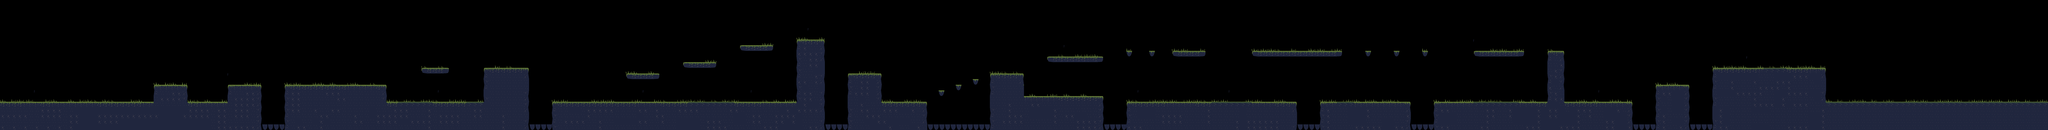

Rendered tile map (Tiled .tmx) drawn with the repository's tilesets; below, a short description and the map source with its tile grids summarised:
An orthogonal 360x23 tile map with 32x32 px tiles, 2 tile layers (Blocks, Props) and 76 objects (9x spike, 7x ground_mon_1, 7x ground_mon_2, startRect, bossState, ...).

<map version="1.10" tiledversion="1.10.1" orientation="orthogonal" renderorder="right-down" width="360" height="23" tilewidth="32" tileheight="32" infinite="0" nextlayerid="13" nextobjectid="310">
 <tileset firstgid="1" source="Stage1.tsx" />
 <layer id="1" name="Blocks" width="360" height="23">
  <data>[8280 cells, 2173 non-empty, 18 distinct tile ids]</data>
 </layer>
 <layer id="8" name="Props" width="360" height="23">
  <data>[8280 cells, 542 non-empty, 13 distinct tile ids]</data>
 </layer>
 <objectgroup id="7" name="Blocks">
  <object id="60" x="0" y="576" width="864" height="32" />
  <object id="64" x="1056" y="576" width="224" height="32" />
  <object id="69" x="1600" y="480" width="576" height="224" />
  <object id="71" x="2176" y="576" width="544" height="32" />
  <object id="75" x="2368" y="384" width="160" height="32" />
  <object id="76" x="2720" y="384" width="256" height="32" />
  <object id="77" x="2944" y="416" width="32" height="288" />
  <object id="81" x="3104" y="576" width="1376" height="128" />
  <object id="92" x="5568" y="416" width="192" height="288" />
  <object id="93" x="4960" y="576" width="256" height="128" />
  <object id="98" x="5280" y="512" width="32" height="32" />
  <object id="102" x="5888" y="320" width="320" height="32" />
  <object id="111" x="6336" y="576" width="960" height="128" />
  <object id="114" x="7424" y="576" width="512" height="128" />
  <object id="117" x="8064" y="576" width="640" height="128" />
  <object id="118" x="5760" y="544" width="448" height="160" />
  <object id="119" x="6336" y="288" width="32" height="32" />
  <object id="120" x="6592" y="288" width="192" height="32" />
  <object id="121" x="7040" y="288" width="512" height="32" />
  <object id="123" x="7680" y="288" width="32" height="32" />
  <object id="210" x="7840" y="288" width="32" height="32" />
  <object id="128" x="8000" y="288" width="32" height="32" />
  <object id="129" x="8288" y="288" width="288" height="32" />
  <object id="131" x="8704" y="288" width="96" height="288" />
  <object id="141" x="8800" y="576" width="384" height="124" />
  <object id="145" x="9312" y="480" width="192" height="224" />
  <object id="167" x="9632" y="384" width="640" height="320" />
  <object id="169" x="10272" y="576" width="1248" height="32" />
  <object id="222" x="-32" y="0" width="32" height="576" />
  <object id="240" x="864" y="480" width="192" height="96" />
  <object id="258" x="2720" y="416" width="32" height="160" />
  <object id="261" x="3840" y="352" width="192" height="32" />
  <object id="262" x="4160" y="256" width="192" height="32" />
  <object id="264" x="4480" y="224" width="160" height="480" />
  <object id="266" x="4768" y="416" width="192" height="288" />
  <object id="267" x="5376" y="480" width="32" height="32" />
  <object id="270" x="5472" y="448" width="32" height="32" />
  <object id="272" x="6464" y="288" width="32" height="32" />
  <object id="282" x="3520" y="416" width="192" height="32" />
  <object id="301" x="1280" y="480" width="192" height="224" />
 </objectgroup>
 <objectgroup id="2" name="Player">
  <object id="2" name="startRect" x="128" y="480" width="32" height="94" />
  <object id="177" name="bossState" x="10144" y="288" width="32" height="94" />
  <object id="306" name="endRect" x="11520" y="0" width="32" height="576" />
 </objectgroup>
 <objectgroup id="9" name="SpecialBlocks">
  <object id="179" name="spike" x="1472" y="704" width="128" height="32" />
  <object id="180" name="spike" x="2976" y="704" width="128" height="32" />
  <object id="181" name="spike" x="4640" y="704" width="128" height="32" />
  <object id="182" name="spike" x="5216" y="704" width="352" height="32" />
  <object id="183" name="spike" x="6208" y="704" width="128" height="32" />
  <object id="184" name="spike" x="7296" y="704" width="128" height="32" />
  <object id="185" name="spike" x="7936" y="704" width="128" height="32" />
  <object id="186" name="spike" x="9185" y="705" width="128" height="30" />
  <object id="187" name="spike" x="9504" y="704" width="128" height="32" />
 </objectgroup>
 <objectgroup id="5" name="SpecialProps">
  <object id="250" name="switch" x="7488" y="544" width="32" height="32" />
  <object id="251" name="sign1" x="448" y="544" width="32" height="32" />
  <object id="252" name="sign2" x="608" y="544" width="32" height="32" />
  <object id="253" name="sign3" x="928" y="448" width="32" height="32" />
  <object id="254" name="sign4" x="1376" y="448" width="32" height="32" />
  <object id="255" name="sign5" x="1632" y="448" width="32" height="32" />
  <object id="309" name="wall" x="8704" y="0" width="32" height="288" />
 </objectgroup>
 <objectgroup id="3" name="GroundMonster">
  <object id="4" name="ground_mon_1" x="2208" y="512" width="480" height="64" />
  <object id="9" name="ground_mon_2" x="1728" y="416" width="352" height="64" />
  <object id="15" name="ground_mon_2" x="3136" y="512" width="480" height="64" />
  <object id="16" name="ground_mon_2" x="3968" y="512" width="480" height="64" />
  <object id="17" name="ground_mon_1" x="3520" y="512" width="480" height="64" />
  <object id="36" name="ground_mon_1" x="6368" y="512" width="480" height="64" />
  <object id="37" name="ground_mon_2" x="6784" y="512" width="480" height="64" />
  <object id="42" name="ground_mon_2" x="8096" y="512" width="576" height="64" />
  <object id="54" name="ground_mon_1" x="7072" y="224" width="452" height="64" />
  <object id="278" name="ground_mon_1" x="7456" y="512" width="448" height="64" />
  <object id="280" name="ground_mon_2" x="8832" y="512" width="320" height="64" />
  <object id="283" name="ground_mon_2" x="9664" y="320" width="480" height="64" />
  <object id="284" name="ground_mon_1" x="9760" y="320" width="480" height="64" />
  <object id="285" name="ground_mon_1" x="5792" y="480" width="384" height="64" />
 </objectgroup>
 <objectgroup id="6" name="Boss">
  <object id="48" name="boss" x="11296" y="384" width="192" height="192" />
 </objectgroup>
 <objectgroup id="12" name="SpecialOccasions">
  <object id="303" name="boss_event" x="10272" y="544" width="1248" height="32" />
  <object id="307" name="wallblock" x="10240" y="0" width="32" height="384" />
 </objectgroup>
</map>
